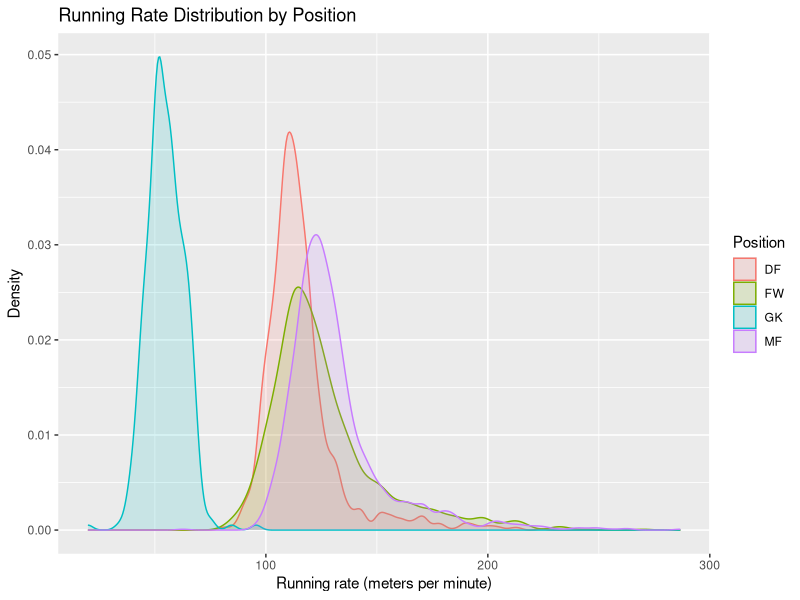
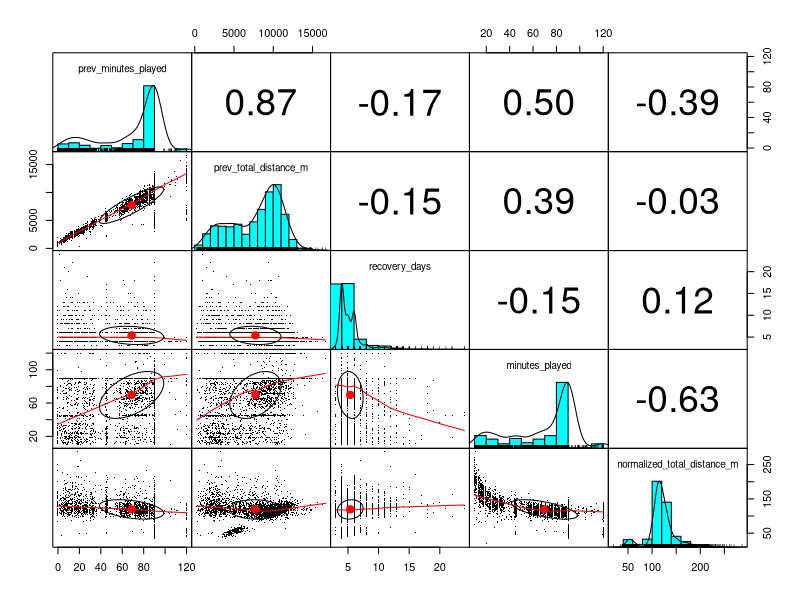
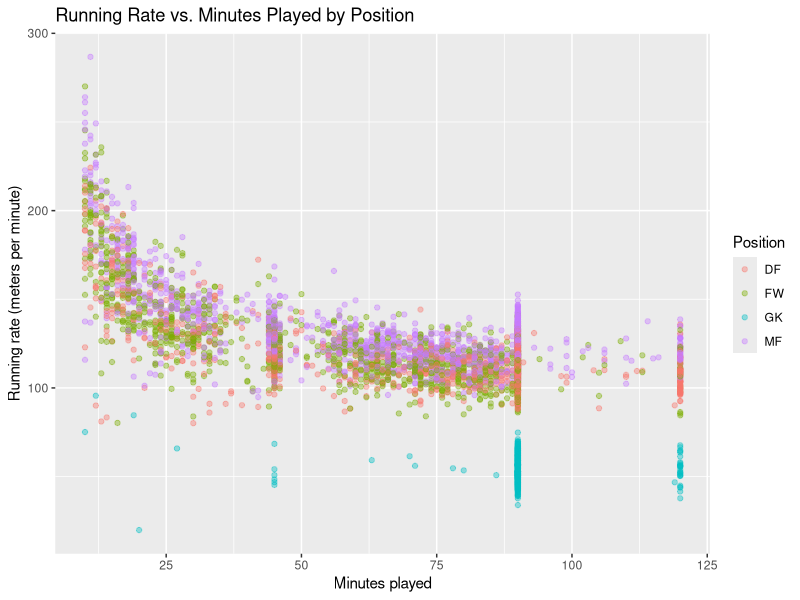
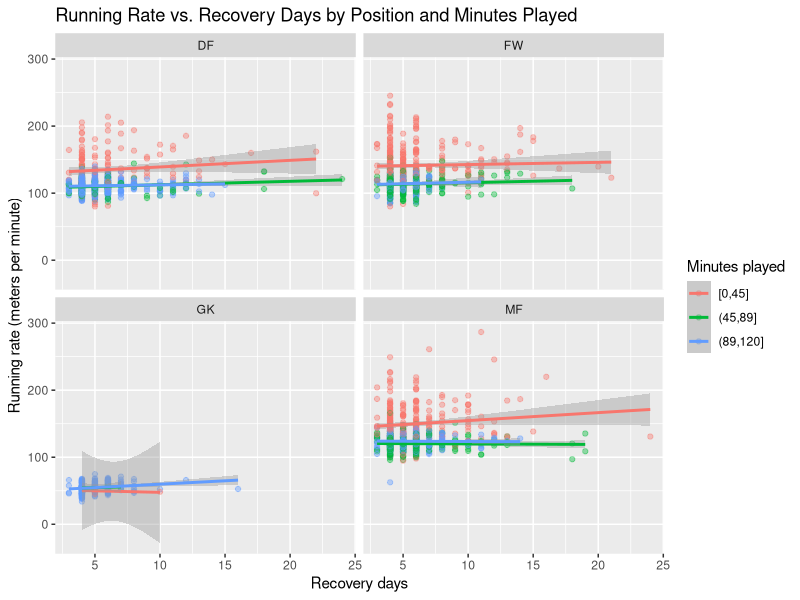
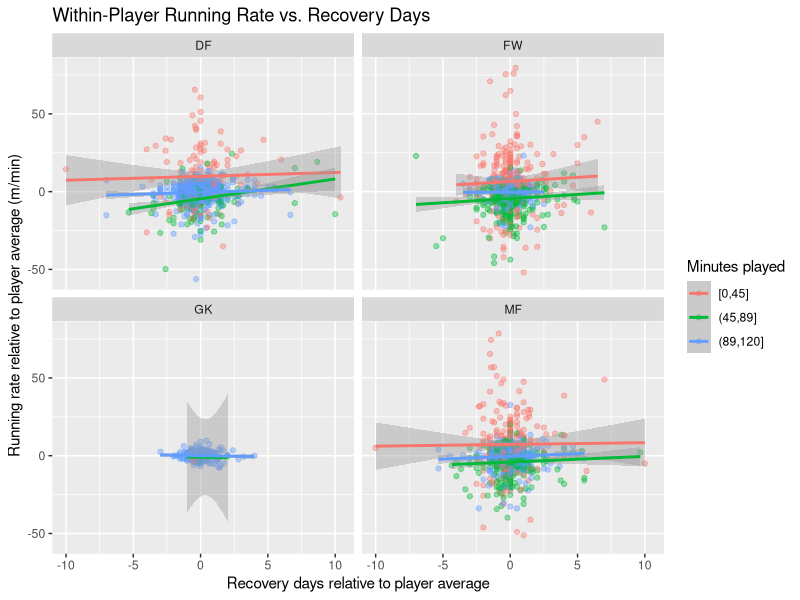
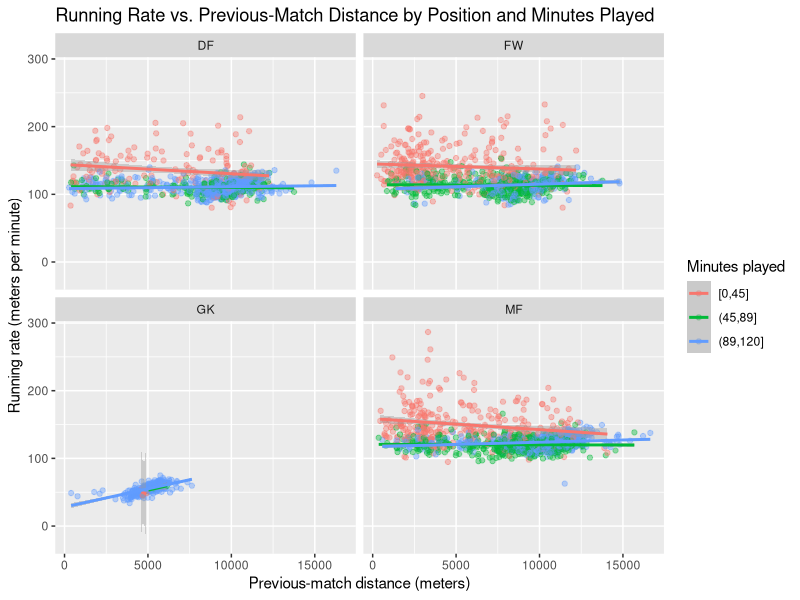
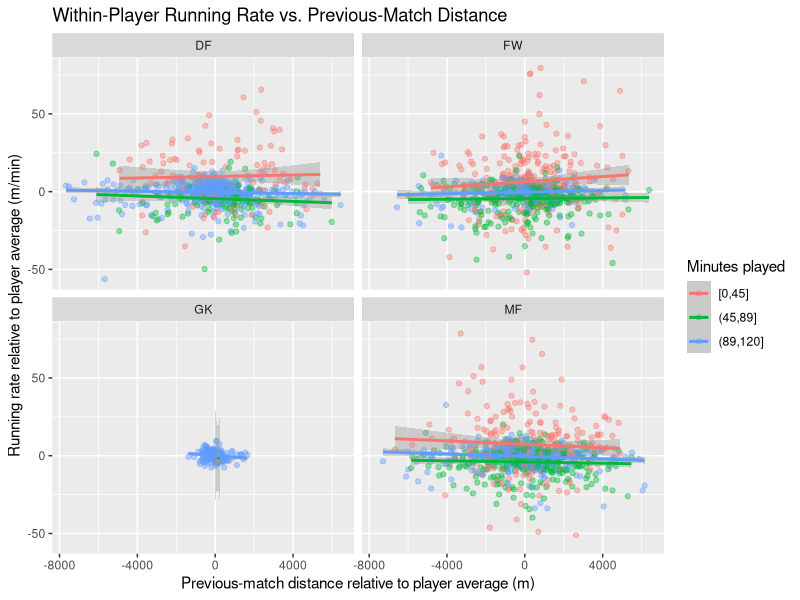
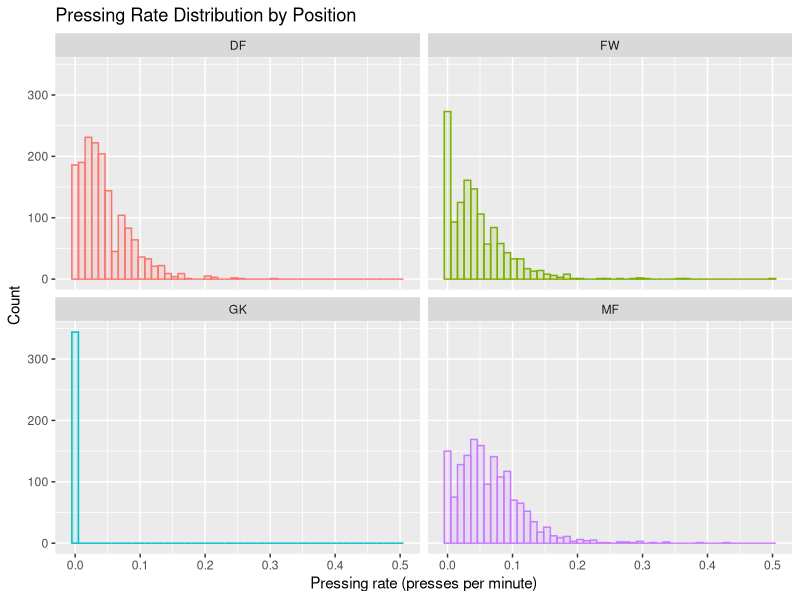

Generate these figures, in order, with R:
## ---- chunk 1
knitr::opts_chunk$set(echo = TRUE)
## ---- chunk 2
library(dplyr)
library(ggplot2)
library(psych)
library(scales)
library(splines)
library(lme4)
library(lmerTest)
## ---- chunk 3
# Load raw data
df <- read.csv("raw_data.csv")
nrow(df)
## ---- chunk 4
# Variables whose previous-match values we want to retain
prev_vars <- c(
  "minutes_played",
  "total_distance_m"
)

# Add previous-match information
df <- df %>%
  mutate(
    # Convert match_date to Date
    match_date = as.Date(match_date)
  ) %>%
  
  # Drop rows where the player never actually appeared (0 distance covered), so they aren't treated as a previous match
  filter(total_distance_m > 0) %>%

  # Put each player's appearances in chronological order
  arrange(
    tournament_year,
    player_tournament_id,
    match_date,
    fifa_match_number
  ) %>%

  # Previous matches must be computed separately within each tournament/player
  group_by(tournament_year, player_tournament_id) %>%

  mutate(
    # Match metadata from previous appearance
    prev_match_id = lag(match_id),
    prev_match_date = lag(match_date),

    # Days since previous appearance
    recovery_days = as.integer(match_date - prev_match_date),

    # Previous-match statistics
    across(
      all_of(prev_vars),
      lag,
      .names = "prev_{.col}"
    )
  ) %>%

  ungroup()
## ---- chunk 5
df <- df %>%
  # Filter out rows where player played less than 10 minutes
  filter(
    !(is.na(minutes_played) | minutes_played < 10)
  ) %>%
  
  # Normalize statistics by minutes played
  mutate(
    normalized_total_distance_m = total_distance_m / minutes_played,
    normalized_pressing_direct = pressing_direct / minutes_played
  ) %>%
  
  # Add binned minutes_played column
  mutate(
    binned_minutes_played = cut(minutes_played, breaks = c(0, 45, 89, max(minutes_played)), include.lowest = TRUE)
  )

nrow(df)
## ---- chunk 6
table(df$binned_minutes_played)
## ---- chunk 7
head(df)
str(df)
## ---- chunk 8
# Running Rate Distribution by Position
df %>%
  ggplot(aes(
    x = normalized_total_distance_m,
    color = position,
    fill = position
  )) +
  geom_density(alpha = 0.15) +
  labs(
    title = "Running Rate Distribution by Position",
    x = "Running rate (meters per minute)",
    y = "Density",
    color = "Position",
    fill = "Position"
  )
## ---- chunk 9
pairs.panels(df[, c(
  "prev_minutes_played",
  "prev_total_distance_m",
  "recovery_days",
  "minutes_played",
  "normalized_total_distance_m"
)], gap = 0, pch = ".")
## ---- chunk 10
# Running Rate vs. Minutes Played by Position
df %>%
  ggplot(aes(
    x = minutes_played,
    y = normalized_total_distance_m,
    color = position
  )) +
  geom_point(alpha = 0.4) +
  labs(
    title = "Running Rate vs. Minutes Played by Position",
    x = "Minutes played",
    y = "Running rate (meters per minute)",
    color = "Position"
  )
## ---- chunk 11
# Running Rate vs. Recovery Days by Position and Minutes Played
df %>%
  filter(!is.na(recovery_days)) %>%
  # filter(recovery_days < 15) %>%
  ggplot(aes(
    x = recovery_days,
    y = normalized_total_distance_m,
    color = binned_minutes_played
  )) +
  geom_point(alpha = 0.4) +
  geom_smooth(method = "lm") +
  facet_wrap(~position) +
  labs(
    title = "Running Rate vs. Recovery Days by Position and Minutes Played",
    x = "Recovery days",
    y = "Running rate (meters per minute)",
    color = "Minutes played"
  )
## ---- chunk 12
# Within-Player Running Rate vs. Recovery Days
df %>%
  filter(!is.na(recovery_days)) %>%
  group_by(player_tournament_id) %>%
  filter(n() >= 2) %>%
  mutate(
    recovery_dev = recovery_days - mean(recovery_days),
    running_rate_dev = normalized_total_distance_m - mean(normalized_total_distance_m)
  ) %>%
  ungroup() %>%
  ggplot(aes(
    x = recovery_dev,
    y = running_rate_dev,
    color = binned_minutes_played
  )) +
  geom_point(alpha = 0.4) +
  geom_smooth(method = "lm") +
  facet_wrap(~position) +
  labs(
    title = "Within-Player Running Rate vs. Recovery Days",
    x = "Recovery days relative to player average",
    y = "Running rate relative to player average (m/min)",
    color = "Minutes played"
  )
## ---- chunk 13
# Running Rate vs. Previous-Match Distance by Position and Minutes Played
df %>%
  filter(!is.na(prev_total_distance_m)) %>%
  ggplot(aes(
    x = prev_total_distance_m,
    y = normalized_total_distance_m,
    color = binned_minutes_played
  )) +
  geom_point(alpha = 0.4) +
  geom_smooth(method = "lm") +
  facet_wrap(~position) +
  labs(
    title = "Running Rate vs. Previous-Match Distance by Position and Minutes Played",
    x = "Previous-match distance (meters)",
    y = "Running rate (meters per minute)",
    color = "Minutes played"
  )
## ---- chunk 14
# Within-Player Running Rate vs. Previous-Match Distance
df %>%
  filter(!is.na(prev_total_distance_m)) %>%
  group_by(player_tournament_id) %>%
  filter(n() >= 2) %>%
  mutate(
    prev_distance_dev = prev_total_distance_m - mean(prev_total_distance_m),
    running_rate_dev = normalized_total_distance_m - mean(normalized_total_distance_m)
  ) %>%
  ungroup() %>%
  ggplot(aes(
    x = prev_distance_dev,
    y = running_rate_dev,
    color = binned_minutes_played
  )) +
  geom_point(alpha = 0.4) +
  geom_smooth(method = "lm") +
  facet_wrap(~position) +
  labs(
    title = "Within-Player Running Rate vs. Previous-Match Distance",
    x = "Previous-match distance relative to player average (m)",
    y = "Running rate relative to player average (m/min)",
    color = "Minutes played"
  )
## ---- chunk 15
# Pressing Rate Distribution by Position
df %>%
  ggplot(aes(
    x = normalized_pressing_direct,
    color = position,
    fill = position
  )) +
  geom_histogram(alpha = 0.15, bins = 50) +
  facet_wrap(~position) +
  labs(
    title = "Pressing Rate Distribution by Position",
    x = "Pressing rate (presses per minute)",
    y = "Count",
    color = "Position",
    fill = "Position"
  ) +
  theme(legend.position = "none") 
## ---- chunk 16
# Remove all goalkeepers, since they all have 0 presses
df_no_gk <- df %>% filter(position != "GK")

# Pressing Rate Distribution by Position
df_no_gk %>%
  ggplot(aes(
    x = normalized_pressing_direct,
    color = position,
    fill = position
  )) +
  geom_density(alpha = 0.15) +
  labs(
    title = "Pressing Rate Distribution by Position",
    x = "Pressing rate (presses per minute)",
    y = "Density",
    color = "Position",
    fill = "Position"
  )
## ---- chunk 17
pairs.panels(df_no_gk[, c(
  "prev_minutes_played",
  "prev_total_distance_m",
  "recovery_days",
  "minutes_played",
  "normalized_pressing_direct"
)], gap = 0, pch = ".")
## ---- chunk 18
# Pressing Rate vs. Minutes Played by Position
df_no_gk %>%
  ggplot(aes(
    x = minutes_played,
    y = normalized_pressing_direct,
    color = position
  )) +
  geom_point(alpha = 0.4) +
  labs(
    title = "Pressing Rate vs. Minutes Played by Position",
    x = "Minutes played",
    y = "Pressing rate (presses per minute)",
    color = "Position"
  )
## ---- chunk 19
# Pressing Rate vs. Recovery Days by Position and Minutes Played
df_no_gk %>%
  filter(!is.na(recovery_days)) %>%
  # filter(recovery_days < 15) %>%
  ggplot(aes(
    x = recovery_days,
    y = normalized_pressing_direct,
    color = binned_minutes_played
  )) +
  geom_point(alpha = 0.4) +
  geom_smooth(method = "lm") +
  facet_wrap(~position) +
  labs(
    title = "Pressing Rate vs. Recovery Days by Position and Minutes Played",
    x = "Recovery days",
    y = "Pressing rate (presses per minute)",
    color = "Minutes played"
  )
## ---- chunk 20
# Within-Player Pressing Rate vs. Recovery Days
df_no_gk %>%
  filter(!is.na(recovery_days)) %>%
  group_by(player_tournament_id) %>%
  filter(n() >= 2) %>%
  mutate(
    recovery_dev = recovery_days - mean(recovery_days),
    pressing_rate_dev = normalized_pressing_direct - mean(normalized_pressing_direct)
  ) %>%
  ungroup() %>%
  ggplot(aes(
    x = recovery_dev,
    y = pressing_rate_dev,
    color = binned_minutes_played
  )) +
  geom_point(alpha = 0.4) +
  geom_smooth(method = "lm") +
  facet_wrap(~position) +
  labs(
    title = "Within-Player Pressing Rate vs. Recovery Days",
    x = "Recovery days relative to player average",
    y = "Pressing rate relative to player average (presses/min)",
    color = "Minutes played"
  )
## ---- chunk 21
# Pressing Rate vs. Previous-Match Distance by Position and Minutes Played
df_no_gk %>%
  filter(!is.na(prev_total_distance_m)) %>%
  ggplot(aes(
    x = prev_total_distance_m,
    y = normalized_pressing_direct,
    color = binned_minutes_played
  )) +
  geom_point(alpha = 0.4) +
  geom_smooth(method = "lm") +
  facet_wrap(~position) +
  labs(
    title = "Pressing Rate vs. Previous-Match Distance by Position and Minutes Played",
    x = "Previous-match distance (meters)",
    y = "Pressing rate (presses per minute)",
    color = "Minutes played"
  )
## ---- chunk 22
# Within-Player Pressing Rate vs. Previous-Match Distance
df_no_gk %>%
  filter(!is.na(prev_total_distance_m)) %>%
  group_by(player_tournament_id) %>%
  filter(n() >= 2) %>%
  mutate(
    prev_distance_dev = prev_total_distance_m - mean(prev_total_distance_m),
    pressing_rate_dev = normalized_pressing_direct - mean(normalized_pressing_direct)
  ) %>%
  ungroup() %>%
  ggplot(aes(
    x = prev_distance_dev,
    y = pressing_rate_dev,
    color = binned_minutes_played
  )) +
  geom_point(alpha = 0.4) +
  geom_smooth(method = "lm") +
  facet_wrap(~position) +
  labs(
    title = "Within-Player Pressing Rate vs. Previous-Match Distance",
    x = "Previous-match distance relative to player average (m)",
    y = "Pressing rate relative to player average (presses/min)",
    color = "Minutes played"
  )
## ---- chunk 23
# Ignore rows corresponding to first game at the tournament for a player (missing previous game data)
df_filtered <- df %>% filter(!is.na(recovery_days))
## ---- chunk 24
# normalized_total_distance_m ~ 1 + recovery_days + position
fit1 <- lm(normalized_total_distance_m ~
             recovery_days +
             position,
           data = df_filtered)
summary(fit1)
## ---- chunk 25
# Add ns(minutes_played, df=4)
fit2 <- lm(normalized_total_distance_m ~
             recovery_days +
             position +
             ns(minutes_played, df=4),
           data = df_filtered)
summary(fit2)
## ---- chunk 26
# Add prev_total_distance_m
fit3 <- lm(normalized_total_distance_m ~
             recovery_days +
             position +
             prev_total_distance_m +
             ns(minutes_played, df=4),
           data = df_filtered)
summary(fit3)
## ---- chunk 27
# Add random_effect(team_tournament_id)
fit4 <- lmer(normalized_total_distance_m ~
               recovery_days +
               position +
               prev_total_distance_m +
               ns(minutes_played, df=4) +
               (1 | team_tournament_id),
             data = df_filtered)
summary(fit4)
## ---- chunk 28
# Add random_effect(player_tournament_id)
fit5 <- lmer(normalized_total_distance_m ~
               recovery_days +
               position +
               prev_total_distance_m +
               ns(minutes_played, df=4) +
               (1 | team_tournament_id) +
               (1 | player_tournament_id),
             data = df_filtered)
summary(fit5)
## ---- chunk 29
final_running_rate_fit = fit5
## ---- chunk 30
# Plot spline curve for minutes_played by fixing recovery days and previous-match distance to median values and random effects set to 0
spline_grid <- expand.grid(
  minutes_played = seq(min(df_filtered$minutes_played), max(df_filtered$minutes_played), by = 1),
  position = sort(unique(df_filtered$position)),
  recovery_days = median(df_filtered$recovery_days),
  prev_total_distance_m = median(df_filtered$prev_total_distance_m)
)
spline_grid$fitted <- predict(final_running_rate_fit, newdata = spline_grid, re.form = NA)

# Overlay fitted curves on the observed data
df_filtered %>%
  ggplot(aes(
    x = minutes_played,
    y = normalized_total_distance_m,
    color = position
  )) +
  geom_point(alpha = 0.4) +
  geom_line(data = spline_grid, aes(y = fitted), linewidth = 1) +
  labs(
    title = "Fitted Running Rate vs. Minutes Played by Position",
    subtitle = paste0(
      "Recovery days = ", spline_grid$recovery_days[1],
      ", Previous-match distance = ", round(spline_grid$prev_total_distance_m[1]), " m"
    ),
    x = "Minutes played",
    y = "Running rate (meters per minute)",
    color = "Position"
  )
## ---- chunk 31
# Extract random intercepts and their conditional standard errors
running_rate_re <- as.data.frame(ranef(final_running_rate_fit, condVar = TRUE)) %>%
  rename(intercept = condval, se = condsd)

# Team random intercepts, with team name and tournament year attached
team_info <- df_filtered %>%
  distinct(team_tournament_id, team, tournament_year)

team_re <- running_rate_re %>%
  filter(grpvar == "team_tournament_id") %>%
  transmute(team_tournament_id = as.character(grp), intercept, se) %>%
  left_join(team_info, by = "team_tournament_id") %>%
  arrange(desc(intercept))

# Player random intercepts, with player name, team, and position attached
player_info <- df_filtered %>%
  distinct(player_tournament_id, player_name, team, tournament_year, position)

player_re <- running_rate_re %>%
  filter(grpvar == "player_tournament_id") %>%
  transmute(player_tournament_id = as.character(grp), intercept, se) %>%
  left_join(player_info, by = "player_tournament_id") %>%
  arrange(desc(intercept))
## ---- chunk 32
# Top/bottom 10 team random intercepts
head(team_re, 10)
tail(team_re, 10)
## ---- chunk 33
# Top/bottom 10 player random intercepts
player_re %>% select(player_name, team, tournament_year, position, intercept, se) %>% head(10)
player_re %>% select(player_name, team, tournament_year, position, intercept, se) %>% tail(10)
## ---- chunk 34
# Famous players to always show in the dot and whisker plot (if present in the model)
famous_players <- c(
  # FW
  "2022_ARGENTINA_MESSI_LIONEL_10",
  "2026_ARGENTINA_LIONEL_MESSI_10",
  "2026_PORTUGAL_CRISTIANO_RONALDO_7",
  "2026_FRANCE_KYLIAN_MBAPPE_10",
  "2026_ENGLAND_HARRY_KANE_9",
  "2026_NORWAY_ERLING_HAALAND_9",
  "2022_BRAZIL_NEYMAR_10",
  # MF
  "2022_CROATIA_MODRIC_LUKA_10",
  "2026_BELGIUM_KEVIN_DE_BRUYNE_7",
  "2026_SPAIN_PEDRI_20",
  "2022_ENGLAND_BELLINGHAM_JUDE_22",
  "2026_GERMANY_JAMAL_MUSIALA_10",
  # DF
  "2026_NETHERLANDS_VIRGIL_VAN_DIJK_4",
  "2022_MOROCCO_HAKIMI_ACHRAF_2",
  "2022_CROATIA_GVARDIOL_JOSKO_20",
  "2026_BRAZIL_MARQUINHOS_4",
  # GK
  "2022_GERMANY_NEUER_MANUEL_1",
  "2026_BELGIUM_THIBAUT_COURTOIS_1",
  "2022_ARGENTINA_MARTINEZ_EMILIANO_23",
  "2026_BRAZIL_ALISSON_1"
)

# Famous teams to always show in the team dot and whisker plot
famous_teams <- c("Argentina", "Brazil", "France", "England", "Germany", "Spain", "Portugal")

# Number of evenly spaced players/teams (by intercept rank) to show per panel
n_spread <- 4

player_re_subset <- player_re %>%
  mutate(famous = player_tournament_id %in% famous_players) %>%
  group_by(position) %>%
  arrange(intercept, .by_group = TRUE) %>%
  filter(famous | row_number() %in% round(seq(1, n(), length.out = n_spread))) %>%
  ungroup() %>%
  mutate(label = paste0(player_name, " (", team, " ", tournament_year, ")"))

team_re_subset <- team_re %>%
  mutate(famous = team %in% famous_teams) %>%
  group_by(tournament_year) %>%
  arrange(intercept, .by_group = TRUE) %>%
  filter(famous | row_number() %in% round(seq(1, n(), length.out = n_spread))) %>%
  ungroup()
## ---- chunk 35
# Dot and whisker plot of player random intercepts (95% intervals) by position
player_re_subset %>%
  ggplot(aes(
    x = intercept,
    y = reorder(label, intercept)
  )) +
  geom_vline(xintercept = 0, linetype = "dashed", color = "firebrick") +
  geom_errorbarh(aes(xmin = intercept - 1.96 * se, xmax = intercept + 1.96 * se), height = 0) +
  geom_point() +
  facet_wrap(~position, scales = "free_y") +
  labs(
    title = "Player Random Intercepts for Running Rate by Position",
    x = "Random intercept (meters per minute)",
    y = NULL
  ) +
  theme(legend.position = "none", plot.title.position = "plot")
## ---- chunk 36
# Dot and whisker plot of team random intercepts (95% intervals) by tournament year
team_re_subset %>%
  ggplot(aes(
    x = intercept,
    y = reorder(team_tournament_id, intercept)
  )) +
  geom_vline(xintercept = 0, linetype = "dashed", color = "firebrick") +
  geom_errorbarh(aes(xmin = intercept - 1.96 * se, xmax = intercept + 1.96 * se), height = 0) +
  geom_point() +
  facet_wrap(~tournament_year, scales = "free_y") +
  scale_y_discrete(labels = function(x) team_info$team[match(x, team_info$team_tournament_id)]) +
  labs(
    title = "Team Random Intercepts for Running Rate by Tournament",
    x = "Random intercept (meters per minute)",
    y = NULL
  ) +
  theme(legend.position = "none", plot.title.position = "plot")
